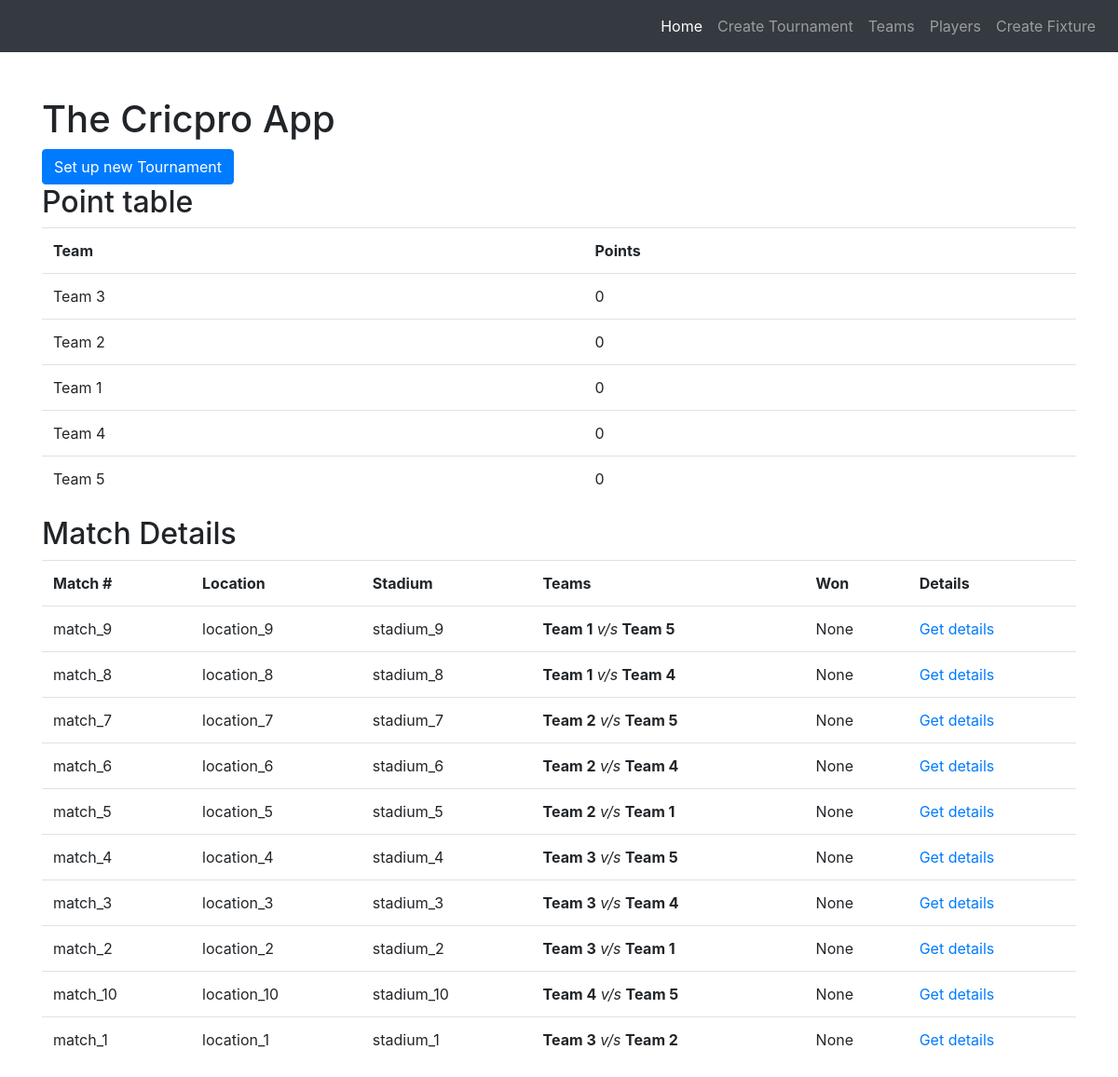
The page / on the database its author committed.
### cricapp/models.py (models this page shows)
class Team(models.Model):
    name = models.CharField(max_length=255)
    logo_uri = models.CharField(max_length=2048)
    club_state = models.CharField(max_length=255)
    points = models.PositiveIntegerField(default=0)
    created_at = models.DateTimeField(auto_now_add=True, editable=False)
    modified_at = models.DateTimeField(auto_now=True, editable=False)
    class Meta:
        verbose_name_plural = "Teams"
    def __str__(self):
        return self.name

class Match(models.Model):
    team1 = models.ForeignKey(
        Team, on_delete=models.CASCADE, related_name='team1')
    team2 = models.ForeignKey(
        Team, on_delete=models.CASCADE, related_name='team2')
    match_number = models.CharField(max_length=128)
    level = models.CharField(max_length=100, blank=True, null=True)
    tournament_id = models.CharField(max_length=255)
    team_winner = models.ForeignKey(
        Team, on_delete=models.CASCADE, related_name='team_winner', blank=True, null=True)
    location = models.CharField(max_length=128)
    stadium = models.CharField(max_length=128)
    created_at = models.DateTimeField(auto_now_add=True, editable=False)
    modified_at = models.DateTimeField(auto_now=True, editable=False)
    class Meta:
        verbose_name_plural = "Matches"

### cricapp/views.py (the view)
# urls.py: 2. Add a URL to urlpatterns:  path('', views.home, name='home')
def home(request):
    matches = Match.objects.all().order_by('-match_number')
    teams = Team.objects.all()
    context = {
        'matches': matches,
        'teams': teams
    }
    return render(request, 'home.html', context)

### cricapp/templates/home.html (shortened to what this page needs)
{% extends 'base.html' %}
{% block content %}
<h1>The Cricpro App</h1>
<a href="{% url 'cricapp:create_fixtures' %}" class="btn btn-primary">Set up new Tournament</a>
<h2>Point table</h2>
<table class="table">
    <tr>
        <th>Team</th>
        <th>Points</th>
    </tr>
    {% for team in teams %}
    <tr>
        <td>{{team.name}}</td>
        <td>{{team.points}}</td>
    </tr>
    {% endfor %}
</table>
<h2>Match Details</h2>
<table class="table">
    <tr>
        <th>Match #</th>
        <th>Location</th>
        <th>Stadium</th>
        <th>Teams</th>
        <th>Won</th>
        <th>Details</th>
    </tr>
    {% for match in matches %}
    <tr>
        <td>
            {% if match.level == 'Semi' %}
            <strong>Semi Finals</strong>
            {% elif match.level == 'Final' %}
            <strong>Finals</strong>
            {% else %}
            {{ match.match_number }}
            {% endif %}</td>
        <td>{{ match.location }}</td>
        <td>{{ match.stadium }}</td>
        <td><strong>{{match.team1}}</strong> <em>v/s</em> <strong>{{match.team2}}</strong></td>
        <td>{{match.team_winner}}</td>
        <td><a href="{% url 'cricapp:match_details' match.id %}">Get details</a></td>
    </tr>
    {% empty %}
    <tr>
        <td colspan="4">No match exist.</td>
    </tr>
    {% endfor %}
</table>
{% endblock content%}

### cricapp/templates/base.html (shortened to what this page needs)
{% load static %}
<!DOCTYPE html>
<html lang="en">
  <head>
    <link
      rel="stylesheet"
      href="https://stackpath.bootstrapcdn.com/bootstrap/4.5.2/css/bootstrap.min.css"
    />
  </head>
  <body>
	<header>
    	{% include 'header.html' %}
	</header>
	<main>
		<div class="container mt-5">
      <div class="row">
        <div class="col-md-12">{% block content %}{% endblock content%}</div>
      </div>
    </div>
	</main>
  </body>
</html>

### cricapp/templates/header.html (shortened to what this page needs)
<nav class="navbar navbar-expand-lg navbar-dark bg-dark">
  <div class="collapse navbar-collapse" id="navbarSupportedContent">
    <ul class="navbar-nav ml-auto">
      <li class="nav-item active">
        <a class="nav-link" href="{% url 'cricapp:home' %}">Home <span class="sr-only">(current)</span></a>
      </li>
      <li class="nav-item">
        <a class="nav-link" href="{% url 'cricapp:create_fixtures'%}">Create Tournament</a>
      </li>
      <li class="nav-item">
        <a class="nav-link" href="{% url 'cricapp:teams'%}">Teams</a>
      </li>
      <li class="nav-item">
        <a class="nav-link" href="{% url 'cricapp:players'%}">Players</a>
      </li>
      <li class="nav-item">
        <a class="nav-link" href="{% url 'cricapp:all_fixture_list' %}">Create Fixture</a>
      </li>
    </ul>
  </div>
</nav>

### rows shown on the page
Team: name "Team 3", points "0"
Team: name "Team 2", points "0"
Team: name "Team 1", points "0"
Team: name "Team 4", points "0"
Team: name "Team 5", points "0"
Match: match_number "match_9", location "location_9", stadium "stadium_9", team1 "Team 1", team2 "Team 5", team_winner "None"
Match: match_number "match_8", location "location_8", stadium "stadium_8", team1 "Team 1", team2 "Team 4", team_winner "None"
Match: match_number "match_7", location "location_7", stadium "stadium_7", team1 "Team 2", team2 "Team 5", team_winner "None"
Match: match_number "match_6", location "location_6", stadium "stadium_6", team1 "Team 2", team2 "Team 4", team_winner "None"
Match: match_number "match_5", location "location_5", stadium "stadium_5", team1 "Team 2", team2 "Team 1", team_winner "None"
Match: match_number "match_4", location "location_4", stadium "stadium_4", team1 "Team 3", team2 "Team 5", team_winner "None"
Match: match_number "match_3", location "location_3", stadium "stadium_3", team1 "Team 3", team2 "Team 4", team_winner "None"
Match: match_number "match_2", location "location_2", stadium "stadium_2", team1 "Team 3", team2 "Team 1", team_winner "None"
Match: match_number "match_10", location "location_10", stadium "stadium_10", team1 "Team 4", team2 "Team 5", team_winner "None"
Match: match_number "match_1", location "location_1", stadium "stadium_1", team1 "Team 3", team2 "Team 2", team_winner "None"
